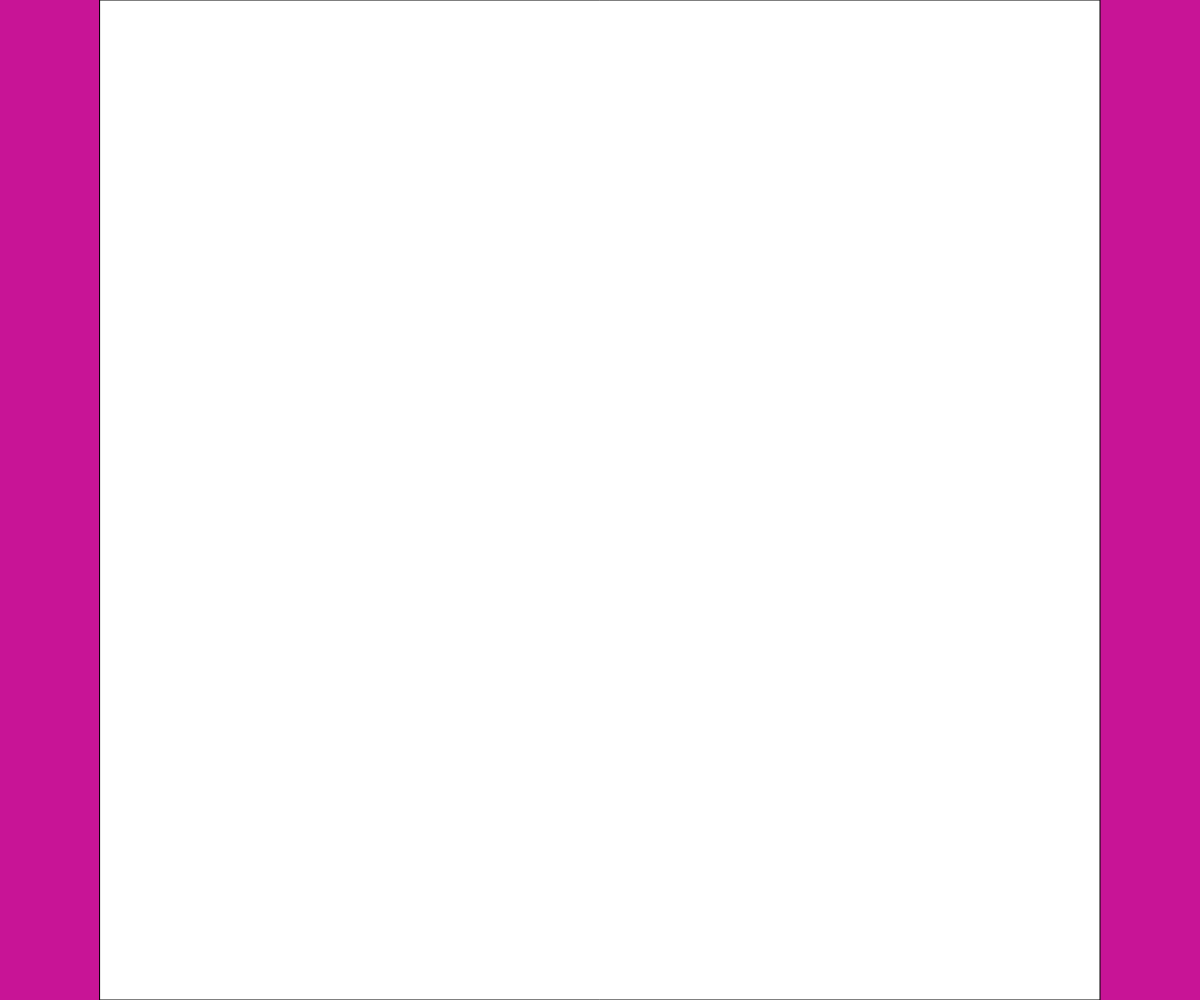
Frame 1 (no input)
Frame 60 (no input): identical to frame 1, image omitted
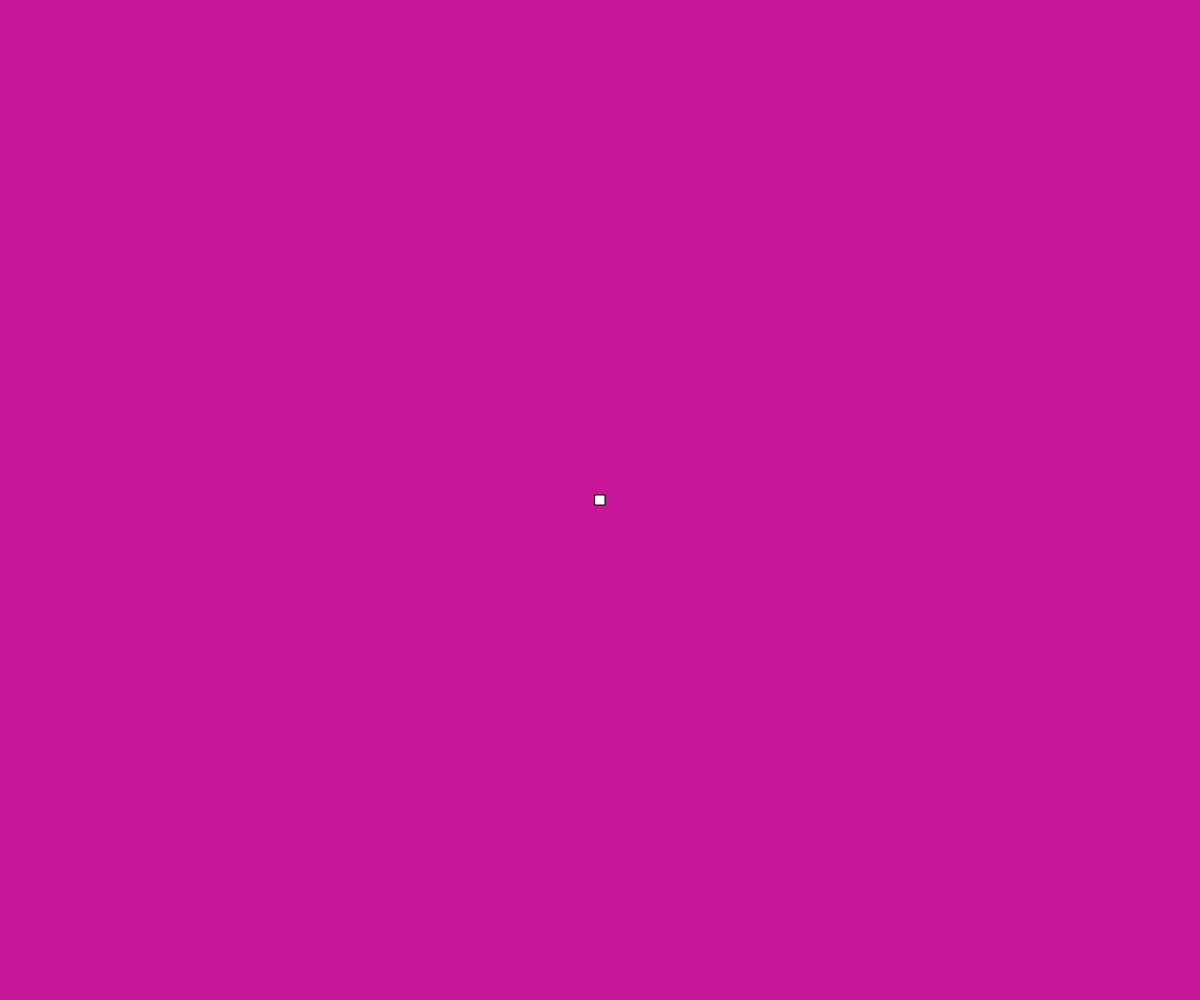
Frame 120 (the mouse pressed at the canvas centre since frame 60)

The p5.js sketch that drew these frames (run headless with seeded random() and noise() and a simulated clock; from frame 60 on, the mouse is pressed at the canvas centre):

// p5.js sketch
// ── sketch.js
// TODO: use mouseX and mouseY

function setup() {
  createCanvas(windowWidth, windowHeight);
    rect(mouseX, mouseY, 100);
    rectMode(CENTER)

}

function mouseClicked(){
  background(random)
}

function draw() {
  background(200, 20, 150);
 let mw = map(mouseX, 0, width/2, 1000, 10);
 rect(width/2, height/2, mw);
}
